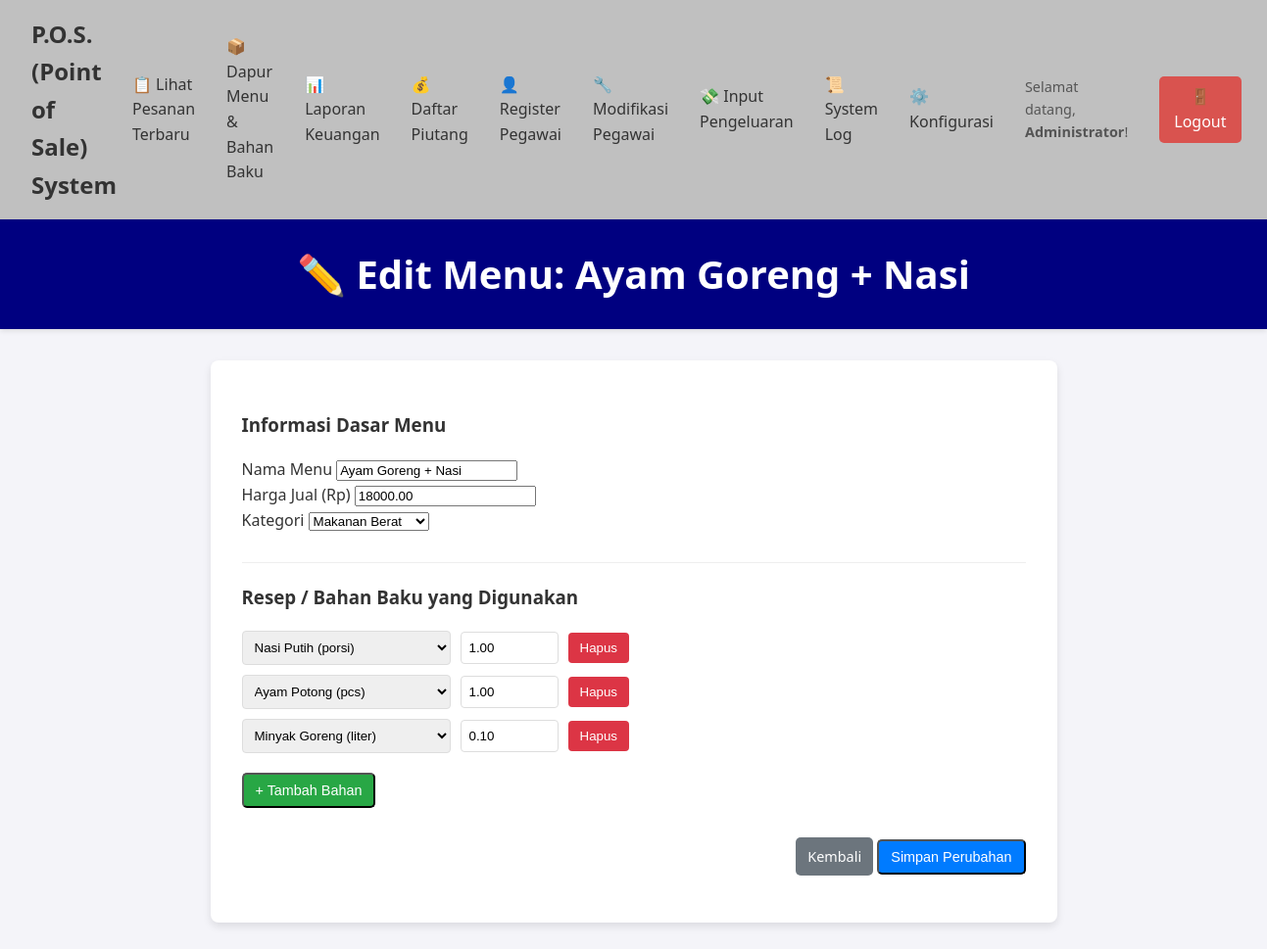
The app's page /edit_menu.php?id=2 (signed in) with its own data.
### tables this page shows
CREATE TABLE `menu` (
  `id_menu` int(11) NOT NULL,
  `nama_menu` varchar(100) NOT NULL,
  `harga_jual` decimal(10,2) NOT NULL,
  `kategori` varchar(50) DEFAULT NULL
);

CREATE TABLE `recipe` (
  `id_recipe` int(11) NOT NULL,
  `jumlah_bahan` decimal(10,2) NOT NULL,
  `id_menu` int(11) NOT NULL,
  `id_inventory` int(11) NOT NULL
);

CREATE TABLE `inventory` (
  `id_inventory` int(11) NOT NULL,
  `nama_bahan` varchar(100) NOT NULL,
  `satuan` varchar(20) NOT NULL,
  `stok_saat_ini` decimal(10,2) NOT NULL DEFAULT 0.00
);

### edit_menu.php (the view, shortened to what this page needs)
<?php
include 'navbar.php';
require_once 'db_connect.php';
$id_menu = $_GET['id'];
$sql_menu = "SELECT * FROM menu WHERE id_menu = ?";
$stmt_menu = mysqli_prepare($conn, $sql_menu);
mysqli_stmt_bind_param($stmt_menu, 'i', $id_menu);
mysqli_stmt_execute($stmt_menu);
$menu = mysqli_fetch_assoc(mysqli_stmt_get_result($stmt_menu));
$sql_recipe = "SELECT r.id_inventory, r.jumlah_bahan, i.nama_bahan, i.satuan FROM recipe r JOIN inventory i ON r.id_inventory = i.id_inventory WHERE r.id_menu = ?";
$stmt_recipe = mysqli_prepare($conn, $sql_recipe);
mysqli_stmt_bind_param($stmt_recipe, 'i', $id_menu);
mysqli_stmt_execute($stmt_recipe);
$resep_lama = mysqli_fetch_all(mysqli_stmt_get_result($stmt_recipe), MYSQLI_ASSOC);
$semua_bahan = mysqli_fetch_all(mysqli_query($conn, "SELECT id_inventory, nama_bahan, satuan FROM inventory ORDER BY nama_bahan ASC"), MYSQLI_ASSOC);
?>
<!DOCTYPE html>
<html lang="id">
<head>
  <link rel="stylesheet" href="style.css">
</head>
<body>
  <header>
    <h1>✏️ Edit Menu: <?= htmlspecialchars($menu['nama_menu']); ?></h1>
  </header>
  <main>
    <form action="edit_menu.php?id=<?= $id_menu; ?>" method="POST">
      <h3>Informasi Dasar Menu</h3>
      <div class="form-group">
        <label for="nama_menu">Nama Menu</label>
        <input type="text" id="nama_menu" name="nama_menu" value="<?= htmlspecialchars($menu['nama_menu']); ?>" required>
      </div>
      <div class="form-group">
        <label for="harga_jual">Harga Jual (Rp)</label>
        <input type="number" id="harga_jual" name="harga_jual" value="<?= $menu['harga_jual']; ?>" required>
      </div>
      <div class="form-group">
        <label for="kategori">Kategori</label>
        <select id="kategori" name="kategori" required>
          <option value="Makanan Berat" <?= $menu['kategori'] == 'Makanan Berat' ? 'selected' : ''; ?>>Makanan Berat</option>
        </select>
      </div>
      <h3 style="margin-top: 30px; border-top: 1px solid #eee; padding-top: 20px;">Resep / Bahan Baku yang Digunakan</h3>
      <div id="recipe-container">
        <?php foreach ($resep_lama as $index => $item): ?>
          <div class="recipe-row">
            <select name="bahan[<?= $index ?>][id_inventory]">
              <?php foreach ($semua_bahan as $bahan_baku): ?>
                <option value="<?= $bahan_baku['id_inventory']; ?>" <?= $bahan_baku['id_inventory'] == $item['id_inventory'] ? 'selected' : ''; ?>>
                  <?= htmlspecialchars($bahan_baku['nama_bahan']); ?> (<?= htmlspecialchars($bahan_baku['satuan']); ?>)
                </option>
              <?php endforeach; ?>
            </select>
            <input type="number" name="bahan[<?= $index ?>][jumlah]" value="<?= $item['jumlah_bahan']; ?>" step="0.01" placeholder="Jumlah" required>
            <button type="button" class="btn-remove" onclick="this.parentElement.remove()">Hapus</button>
          </div>
        <?php endforeach; ?>
      </div>
      <button type="button" id="add-recipe-btn" class="btn-pesan" style="background-color: #28a745; margin-top: 10px;">+ Tambah Bahan</button>
      <div style="margin-top: 30px; text-align: right;">
        <a href="inventory.php" class="btn-pesan" style="background-color:#6c757d;">Kembali</a>
        <button type="submit" class="btn-pesan">Simpan Perubahan</button>
      </div>
    </form>
  </main>
</body>
</html>

### style.css (style rules this page uses)
body { font-family: 'Segoe UI', Tahoma, Geneva, Verdana, sans-serif; background-color: #f4f4f9; color: #333; margin: 0; line-height: 1.6; }
header { background-color: #000080; color: white; padding: 1.5rem 2rem; text-align: center; box-shadow: 0 2px 5px rgba(0, 0, 0, 0.1); }
header h1 { margin: 0; font-size: 2.5rem; }
main { padding: 2rem; max-width: 800px; margin: 2rem auto; background-color: white; border-radius: 8px; box-shadow: 0 4px 8px rgba(0, 0, 0, 0.1); }
.btn-pesan { display: inline-block; background-color: #007bff; color: white; padding: 8px 12px; text-decoration: none; border-radius: 5px; font-size: 0.9em; transition: background-color 0.2s; }

### edit_menu.php (style rules this page uses)
.recipe-row { display: flex; align-items: center; gap: 10px; margin-bottom: 10px; }
.recipe-row select, .recipe-row input { padding: 8px; border: 1px solid #ddd; border-radius: 4px; }
.recipe-row input[type="number"] { width: 100px; }
.btn-remove { background-color: #dc3545; color: white; border: none; padding: 8px 12px; border-radius: 4px; cursor: pointer; }

### records on screen
menu: nama_menu "Ayam Goreng + Nasi", harga_jual "18000.00", kategori "Makanan Berat"
recipe: id_inventory.nama_bahan "Nasi Putih (porsi)", jumlah_bahan "1.00"
recipe: id_inventory.nama_bahan "Ayam Potong (pcs)", jumlah_bahan "1.00"
recipe: id_inventory.nama_bahan "Minyak Goreng (liter)", jumlah_bahan "0.10"

### other values on screen
$_SESSION['user_name'] "Administrator"
